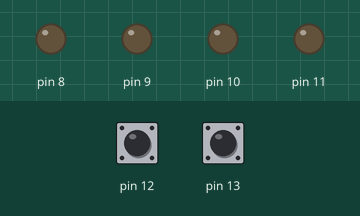
This sketch was run on a simulated Arduino Uno, built with avr-gcc and run on an emulated ATmega328P. On the bench: output pins drawn as LEDs (lit = HIGH). Inputs (shaded band) come from the test bench; at power-on: pin 12 LOW, pin 13 LOW.

Above: at 1.2 s.
1.3 s: pin 12 pulsed HIGH 5 times (0.12 s each, 0.3 s apart)
At 2.9 s:
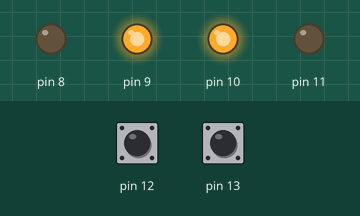
At 4.1 s:
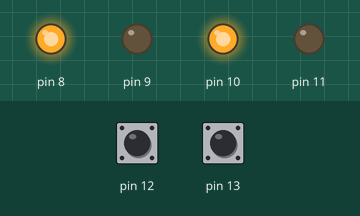
5.8 s: pin 13 pulsed HIGH 5 times (0.12 s each, 0.3 s apart)
At 7.3 s:
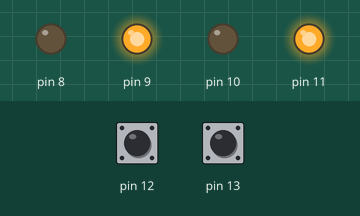
Timing chart, 0 to 10.0 s (numbered marks = the images above; inputs shaded):
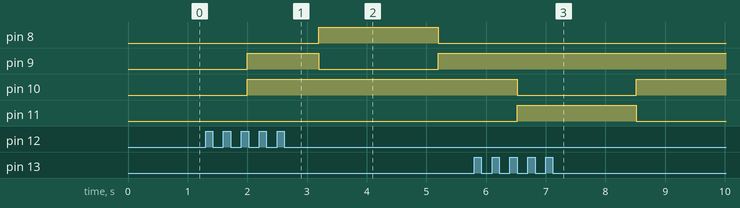

The sketch:

CarDrivingForFun.ino
```cpp
/////RC Car Controls/////
// Mark Bonneaux
// V2 as on 6/19/2014

//  Equipment:
//    Futaba R617FS reciever
//    Futaba T6EX Remote
//    double H-bridge for steering and throttle
//    Arduino UnoR3
//  Pinouts:
//    Forward is pin 8 on Arduino and pin 1 on H-bridge
//    Reverse is pin 9 on Arduino and pin 2 on H-bridge
//    Left is pin 10 on Arduino and pin 3 on H-bridge
//    Right is pin 11 on Arduino and pin 4 on H-bridge
//    Steering signal is pin 12 on Arduino and signal pin on Ch 2 on reciever
//    Throttle signal is pin 13 on Arduino and signal pin on Ch 1 on reciever
//    Reciever is powered by 5V and Ground to inner and outer pins on Ch 7/8 on reciever
//    Make sure to run a ground line from the H-Bridge to the Arduino or nothing's going to run (I did this at least 3 times)


//  Globals
const int go = 8;
const int back = 9;
const int left = 10;  // proto car 1 does not support partial turning; these must be digitalWrites
const int right = 11; // ""

int throttle = 0;
int steer = 0;


void setup()
{
  pinMode(8, OUTPUT);
  pinMode(9, OUTPUT);
  pinMode(10, OUTPUT);
  pinMode(11, OUTPUT);
  pinMode(12, INPUT);
  pinMode(13, INPUT);

  //Debugging via Terminal
  //  Serial.begin(9600);
}

void loop()
{
  throttle = pulseIn(12, LOW) / 10;  //these lines are the incoming signal from the reciever
  steer = pulseIn(13, HIGH) / 10;

  //Debugging via Terminal
  //  Serial.print(throttle);
  //  Serial.print("   ");
  //  Serial.print(steer);
  //  Serial.print("\n\n");

  // In my testing, steering at neutral read at either 150 or 151 and, on a full charge, throttle usually ran between 1440 and 1445.
  // I gave an additional buffer in the zone since, at least with this setup, as the controller's power goes down, so does the incoming signal

  if (throttle < 1425 )
  {
    digitalWrite(8, LOW);
    digitalWrite(9, HIGH);
  }
  if (throttle > 1460)
  {
    digitalWrite(8, HIGH);
    digitalWrite(9, LOW);
  }
  else if (throttle >= 1425 && throttle <= 1460)  //This gives you a dead zone when the control is neutral
  {
    digitalWrite(8, LOW);
    digitalWrite(9, LOW);
  }

  if (steer < 150)
  {
    digitalWrite(10, HIGH);
    digitalWrite(11, LOW) ;
  }
  if (steer > 151)
  {
    digitalWrite(10, LOW);
    digitalWrite(11, HIGH);
  }
  else if (steer == 150 || steer == 151)
  {
    digitalWrite(10, LOW);
    digitalWrite(11, LOW);
  }

  //  delay();  // this is for debugging purposes if you don't want to have the terminal run as fast as it can
}
```

Measured:
- after the input at 1.3 s, pin 8: LOW → HIGH after 1.9 s, → LOW 2.0 s later
- after the input at 5.8 s, pin 10: HIGH → LOW after 0.72 s, → HIGH 2.0 s later; pin 11: LOW → HIGH after 0.72 s, → LOW 2.0 s later
